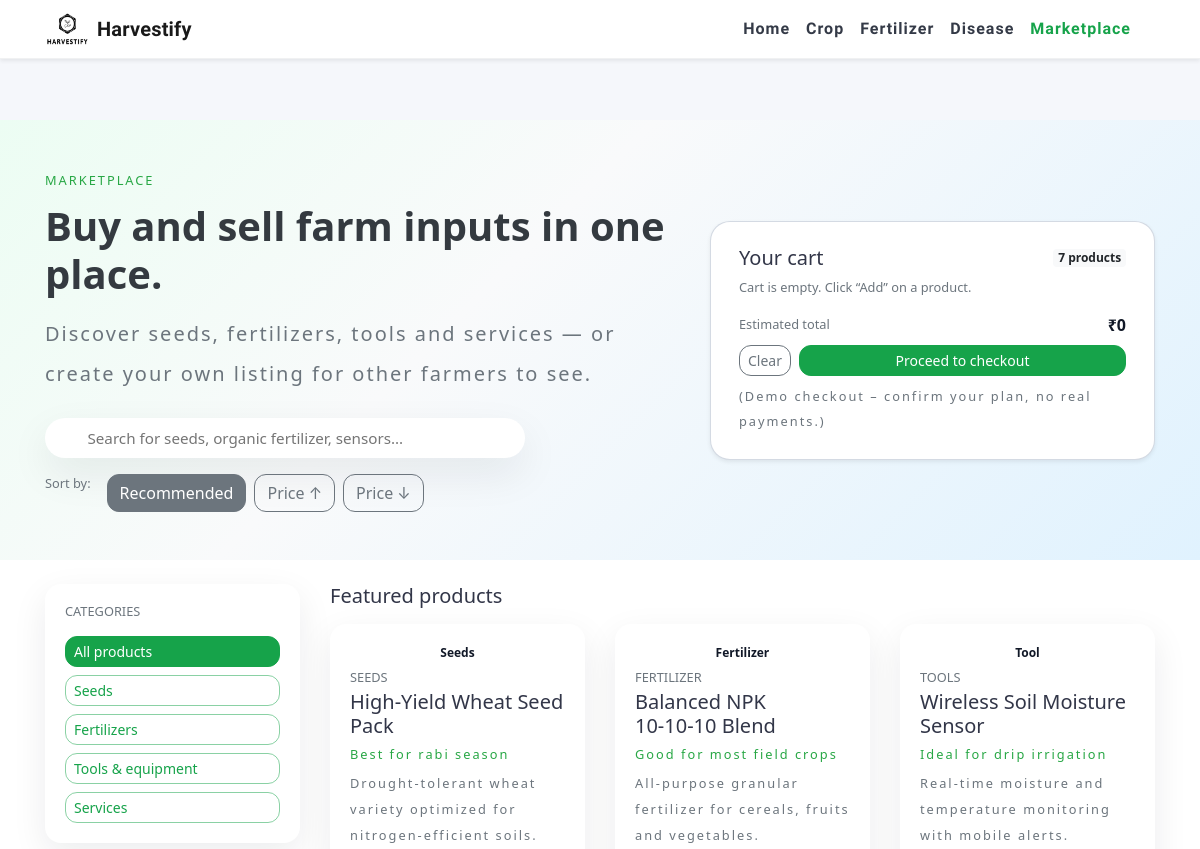
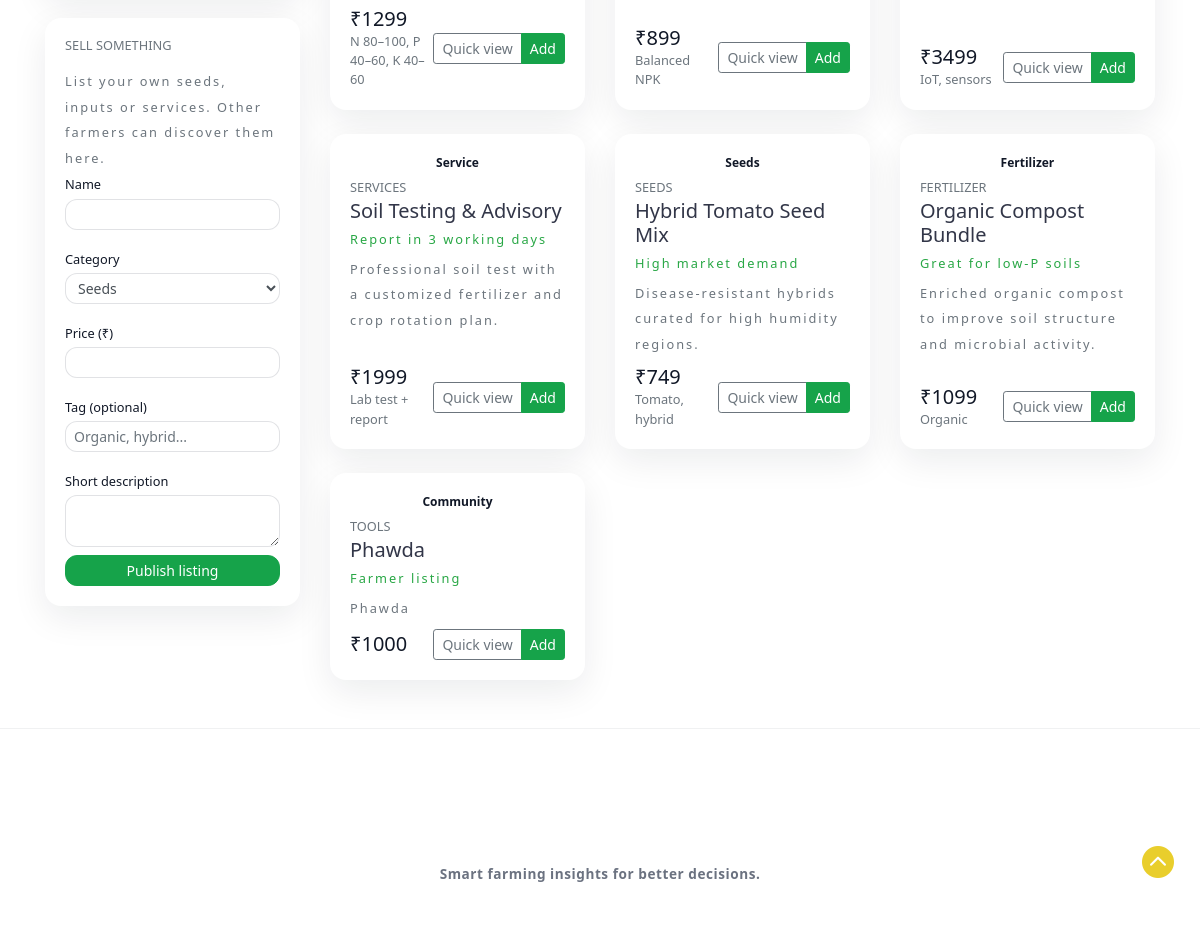
/marketplace, run on the app's committed database (2 pictures, top to bottom).
### tables this page shows
CREATE TABLE products (
            id INTEGER PRIMARY KEY AUTOINCREMENT,
            name TEXT NOT NULL,
            category TEXT NOT NULL,
            description TEXT,
            price REAL NOT NULL,
            currency TEXT NOT NULL DEFAULT 'INR',
            tag TEXT,
            badge TEXT,
            highlight TEXT
        );

### app.py (the view)
@app.route('/marketplace')
def marketplace():
    title = 'Harvestify - Marketplace'
    conn = get_db_connection()
    products = conn.execute(
        "SELECT id, name, category, description, price, currency, tag, badge, highlight FROM products"
    ).fetchall()
    conn.close()
    return render_template('marketplace.html', title=title, products=products)

### app.py (called while the page is built)
def get_db_connection():
    conn = sqlite3.connect(DB_PATH)
    conn.row_factory = sqlite3.Row
    return conn

def get_locale():
    lang = request.args.get("lang")
    if lang in LANGUAGES:
        return lang
    cookie_lang = request.cookies.get("lang")
    if cookie_lang in LANGUAGES:
        return cookie_lang
    return request.accept_languages.best_match(list(LANGUAGES.keys())) or "en"

@app.context_processor
def inject_lang():
    return {"LANGUAGES": LANGUAGES, "CURRENT_LANG": get_locale()}

### templates/marketplace.html (shortened to what this page needs)
{% extends 'layout.html' %} {% block body %}
<section class="hf-mkt-hero py-5">
  <div class="container">
    <div class="row align-items-center">
      <div class="col-xl-7 col-lg-7">
        <p class="text-success text-uppercase small font-weight-semibold mb-2">
          {{ _('Marketplace') }}
        </p>
        <h1 class="display-5 font-weight-bold text-dark mb-3">{{ _('Buy and sell farm inputs in one place.') }}</h1>
        <p class="lead text-muted mb-4">
          {{ _('Discover seeds, fertilizers, tools and services — or create your own listing for other farmers to see.') }}
        </p>
        <div class="hf-mkt-searchbar">
          <span class="fa fa-search text-muted mr-2"></span>
          <input
            id="marketplace-search"
            type="text"
            class="hf-mkt-search-input"
            placeholder="{{ _('Search for seeds, organic fertilizer, sensors...') }}"
          />
        </div>
        <div class="d-flex flex-wrap mt-3 small text-muted">
          <span class="mr-3">{{ _('Sort by:') }}</span>
          <button class="btn btn-xs btn-outline-secondary mr-2 hf-sort-btn active" data-sort="recommended">
            {{ _('Recommended') }}
          </button>
          <button class="btn btn-xs btn-outline-secondary mr-2 hf-sort-btn" data-sort="price_asc">
            {{ _('Price ↑') }}
          </button>
          <button class="btn btn-xs btn-outline-secondary hf-sort-btn" data-sort="price_desc">
            {{ _('Price ↓') }}
          </button>
        </div>
      </div>
      <div class="col-xl-5 col-lg-5 mt-4 mt-lg-0">
        <div class="hf-mkt-cart shadow-sm">
          <div class="d-flex justify-content-between align-items-center mb-2">
            <h5 class="mb-0">{{ _('Your cart') }}</h5>
            <span class="badge badge-light small" id="marketplace-count">0 products</span>
          </div>
          <ul id="marketplace-cart" class="list-unstyled small mb-3 hf-mkt-cart-list">
          </ul>
          <div class="d-flex justify-content-between align-items-center mb-2">
            <span class="text-muted small">{{ _('Estimated total') }}</span>
            <strong id="marketplace-cart-total">₹0</strong>
          </div>
          <div class="d-flex">
            <button type="button" class="btn btn-outline-secondary btn-sm mr-2" id="marketplace-clear-cart-btn">
              {{ _('Clear') }}
            </button>
            <button type="button" class="btn btn-success btn-sm flex-grow-1" id="marketplace-checkout-btn">
              {{ _('Proceed to checkout') }}
            </button>
          </div>
          <p class="small text-muted mt-2 mb-0">
            {{ _('(Demo checkout – confirm your plan, no real payments.)') }}
          </p>
        </div>
      </div>
    </div>
  </div>
</section>
<section class="py-4 bg-white">
  <div class="container">
    <div class="row">
      <aside class="col-lg-3 mb-4">
        <div class="card border-0 shadow-sm mb-4">
          <div class="card-body">
            <h6 class="text-uppercase text-muted small mb-3">{{ _('Categories') }}</h6>
            <div class="hf-mkt-filter-list">
              <button class="btn btn-sm btn-outline-success mb-2 d-block w-100 text-left filter-chip active" data-category="all">
                {{ _('All products') }}
              </button>
              <button class="btn btn-sm btn-outline-success mb-2 d-block w-100 text-left filter-chip" data-category="seeds">
                {{ _('Seeds') }}
              </button>
              <button class="btn btn-sm btn-outline-success mb-2 d-block w-100 text-left filter-chip" data-category="fertilizer">
                {{ _('Fertilizers') }}
              </button>
              <button class="btn btn-sm btn-outline-success mb-2 d-block w-100 text-left filter-chip" data-category="tools">
                {{ _('Tools & equipment') }}
              </button>
              <button class="btn btn-sm btn-outline-success d-block w-100 text-left filter-chip" data-category="services">
                {{ _('Services') }}
              </button>
            </div>
          </div>
        </div>
        <div class="card border-0 shadow-sm">
          <div class="card-body">
            <h6 class="text-uppercase text-muted small mb-3">{{ _('Sell something') }}</h6>
            <p class="small text-muted">
              {{ _('List your own seeds, inputs or services. Other farmers can discover them here.') }}
            </p>
            <form method="POST" action="{{ url_for('marketplace_add') }}">
              <div class="form-group">
                <label for="sellName" class="small mb-1">{{ _('Name') }}</label>
                <input type="text" class="form-control form-control-sm" id="sellName" name="name" required>
              </div>
              <div class="form-group">
                <label for="sellCategory" class="small mb-1">{{ _('Category') }}</label>
                <select class="form-control form-control-sm" id="sellCategory" name="category" required>
                  <option value="seeds">Seeds</option>
                </select>
              </div>
              <div class="form-group">
                <label for="sellPrice" class="small mb-1">{{ _('Price (₹)') }}</label>
                <input type="number" min="0" step="1" class="form-control form-control-sm" id="sellPrice" name="price" required>
              </div>
              <div class="form-group">
                <label for="sellTag" class="small mb-1">{{ _('Tag (optional)') }}</label>
                <input type="text" class="form-control form-control-sm" id="sellTag" name="tag" placeholder="Organic, hybrid...">
              </div>
              <div class="form-group mb-2">
                <label for="sellDescription" class="small mb-1">{{ _('Short description') }}</label>
                <textarea class="form-control form-control-sm" id="sellDescription" name="description" rows="2"></textarea>
              </div>
              <button type="submit" class="btn btn-success btn-sm btn-block">
                {{ _('Publish listing') }}
              </button>
            </form>
          </div>
        </div>
      </aside>
      <div class="col-lg-9">
        <h5 class="mb-3">{{ _('Featured products') }}</h5>
        <div class="row" id="marketplace-grid">
          {% for p in products %}
          <div
            class="col-md-6 col-xl-4 mb-4 marketplace-item"
            data-id="{{ p.id }}"
            data-category="{{ p.category }}"
            data-name="{{ p.name }}"
            data-description="{{ p.description }}"
            data-price="{{ p.price }}"
            data-currency="{{ p.currency }}"
            data-tag="{{ p.tag or '' }}"
          >
            <div class="card h-100 border-0 shadow-sm hover-lift">
              <div class="card-body d-flex flex-column">
                {% if p.badge %}
                <span class="badge badge-soft-success mb-2">{{ p.badge }}</span>
                {% endif %}
                <h6 class="text-uppercase text-muted small mb-1">{{ p.category }}</h6>
                <h5 class="card-title mb-1">{{ p.name }}</h5>
                {% if p.highlight %}
                <p class="small text-success mb-1">{{ p.highlight }}</p>
                {% endif %}
                <p class="card-text small text-muted flex-grow-1">
                  {{ p.description }}
                </p>
                <div class="d-flex justify-content-between align-items-center mt-2">
                  <div>
                    <span class="h5 mb-0">₹{{ "%.0f"|format(p.price) }}</span>
                    {% if p.tag %}
                    <div class="small text-muted">{{ p.tag }}</div>
                    {% endif %}
                  </div>
                  <div class="btn-group btn-group-sm">
                    <button class="btn btn-outline-secondary marketplace-quick-btn" type="button">{{ _('Quick view') }}</button>
                    <button class="btn btn-success marketplace-add-btn" type="button">{{ _('Add') }}</button>
                  </div>
                </div>
              </div>
            </div>
          </div>
          {% endfor %}
        </div>
      </div>
    </div>
  </div>
</section>
{% endblock %}

### templates/layout.html (shortened to what this page needs)
<!DOCTYPE html>
<html lang="en">
<head>
	</body>
	<link rel="stylesheet" href="https://stackpath.bootstrapcdn.com/bootstrap/4.3.1/css/bootstrap.min.css"
>
	<link href="{{ url_for('static', filename='css/bootstrap.css') }}" rel='stylesheet' type='text/css' />
	<link href="{{ url_for('static', filename='css/style.css') }}" rel='stylesheet' type='text/css' />
	<link href="{{ url_for('static', filename='css/font-awesome.min.css') }}" rel="stylesheet">
</head>
<body class="hf-body">
	<nav class="navbar navbar-expand-lg navbar-light bg-white shadow-sm fixed-top hf-navbar">
		<div class="container">
			<a class="navbar-brand d-flex align-items-center" href="{{ url_for('home') }}">
				<img src="{{ url_for('static', filename='images/logo.jpg') }}" style="width: 44px; height: 32px" alt="">
				<span class="ml-2 font-weight-semibold">Harvestify</span>
			</a>
			<div class="collapse navbar-collapse" id="navbarResponsive">
				<ul class="navbar-nav ml-auto align-items-lg-center">
					<li class="nav-item{% if request.endpoint == 'home' %} active{% endif %}">
						<a class="nav-link" href="{{ url_for('home') }}">{{ _('Home') }}</a>
					</li>
					<li class="nav-item{% if request.endpoint in ['crop_recommend', 'crop_prediction'] %} active{% endif %}">
						<a class="nav-link" href="{{ url_for('crop_recommend') }}">{{ _('Crop') }}</a>
					</li>
					<li class="nav-item{% if request.endpoint in ['fertilizer_recommendation', 'fert_recommend'] %} active{% endif %}">
						<a class="nav-link" href="{{ url_for('fertilizer_recommendation') }}">{{ _('Fertilizer') }}</a>
					</li>
					<li class="nav-item{% if request.endpoint == 'disease_prediction' %} active{% endif %}">
						<a class="nav-link" href="{{ url_for('disease_prediction') }}">{{ _('Disease') }}</a>
					</li>
					<li class="nav-item{% if request.endpoint == 'marketplace' %} active{% endif %}">
						<a class="nav-link" href="{{ url_for('marketplace') }}">{{ _('Marketplace') }}</a>
					</li>
				</ul>
			</div>
		</div>
	</nav>
	<main class="hf-main pt-5">
		{% block body %} {% endblock %}
	</main>
	<footer class="text-center py-5">
		<div class="container py-md-3">
			<h2 class="logo2 text-center">
				<a href="{{ url_for('home') }}">
				</a>
			</h2>
			<div class="w3l-copy text-center">
				<p class="text-da">{{ _('Smart farming insights for better decisions.') }}</p>
			</div>
		</div>
	</footer>
	<a href="#home" class="move-top text-center"></a>
</body>
</html>

### static/css/style.css (style rules this page uses)
html, body { margin: 0; font-size: 100%; background: #f5f7fb; font-family: system-ui, -apple-system, BlinkMacSystemFont, "Segoe UI", sans-serif; color: #111827; }
html { scroll-behavior: smooth; }
body a { text-decoration: none; transition: 0.5s all; -webkit-transition: 0.5s all; -moz-transition: 0.5s all; -o-transition: 0.5s all; -ms-transition: 0.5s all; font-family: 'Thasadith', sans-serif; }
.hf-navbar { border-bottom: 1px solid rgba(15, 23, 42, 0.06); }
.hf-navbar .navbar-brand span { font-weight: 700; letter-spacing: 0.2px; }
.hf-navbar .nav-link { color: #111827 !important; font-weight: 600; opacity: 0.85; }
.hf-navbar .nav-item.active .nav-link, .hf-navbar .nav-link:hover { opacity: 1; color: #16a34a !important; }
.hf-main { padding-top: 1.25rem; }
.card { border-radius: 16px; }
.card.shadow-sm, .card.shadow { box-shadow: 0 12px 35px rgba(15, 23, 42, 0.08) !important; }
.btn { border-radius: 12px; }
.btn-success { background-color: #16a34a !important; border-color: #16a34a !important; }
.btn-outline-success { color: #16a34a !important; border-color: rgba(22, 163, 74, 0.5) !important; }
.form-control, .custom-select { border-radius: 12px; border-color: rgba(15, 23, 42, 0.12); }
body img { max-width: 100%; }
input[type="button"], input[type="submit"], input[type="text"], input[type="email"], input[type="search"] { transition: 0.5s all; -webkit-transition: 0.5s all; -moz-transition: 0.5s all; -o-transition: 0.5s all; -ms-transition: 0.5s all; }
h1, h2, h3, h4, h5, h6 { margin: 0; color: #323648; }
li { list-style-type: none; }
p { margin: 0; font-size: 17px; line-height: 2em; letter-spacing: 2px; color: #707579; font-weight: 600; }
ul { margin: 0; padding: 0; }
nav { margin:0; padding: 0; }
nav:after { content:""; display:table; clear:both; }
nav ul { float: right; padding:0; margin:0; list-style: none; position: relative; }
nav ul li { margin: 0px; display:inline-block; }
nav a { color: #ddd; text-transform: capitalize; letter-spacing: 1px; padding-left: 0; padding-right: 0; padding: 10px 0; font-weight: 700; }
li > a:only-child:after { content: ''; }
.logo2 { position: relative; }
.logo2 a { font-size: 36px; font-weight: 600; color: #fff; letter-spacing: 1px; }
footer { background: #ffffff; border-top: 1px solid rgba(15, 23, 42, 0.06); }
.w3l-copy p { letter-spacing: 0.04em; color: #6b7280; font-size: 0.85rem; }
.hf-mkt-hero { background: linear-gradient(135deg, #ecfdf3 0%, #f9fafb 40%, #e0f2fe 100%); }
.hf-mkt-searchbar { display: flex; align-items: center; background: #ffffff; border-radius: 999px; padding: 0.5rem 1.25rem; box-shadow: 0 16px 40px rgba(15, 23, 42, 0.08); max-width: 480px; }
.hf-mkt-search-input { border: none; outline: none; flex: 1; font-size: 0.95rem; }
.hf-mkt-cart { border-radius: 1.25rem; padding: 1.5rem 1.75rem; background: #ffffff; border: 1px solid rgba(148, 163, 184, 0.4); min-height: 220px; }
.hf-mkt-cart-list { max-height: 180px; overflow-y: auto; }
.hf-mkt-filter-list .btn.active, .filter-chip.active { color: #ffffff !important; background-color: #16a34a !important; border-color: #16a34a !important; }
.hover-lift { transition: transform 0.2s ease, box-shadow 0.2s ease; }
.hf-navbar { backdrop-filter: blur(12px); }
.hf-main { margin-top: 4.5rem; }
a.move-top { width: 34px; height: 34px; background: url(../images/move-top.png) no-repeat; display: inline-block; position: fixed; bottom: 4%; right: 2%; z-index: 0; }

### templates/layout.html (style rules this page uses)
html { font-size: 1rem; }
@media (min-width: 576px) { html { font-size: 1.25rem; } }
@media (min-width: 768px) { html { font-size: 1.5rem; } }
@media (min-width: 992px) { html { font-size: 1.75rem; } }
@media (min-width: 1200px) { html { font-size: 2rem; } }
@media (min-width: 1200px) { html { font-size: 1rem; } }
@media (min-width: 1200px) { h1 { font-size: 1.2rem; } }
@media (min-width: 1200px) { h2 { font-size: 1.1rem; } }

### data on the page
products: badge "Service", category "SERVICES", name "Soil Testing & Advisory", highlight "Report in 3 working days", description "Professional soil test with a customized fertilizer and crop rotation plan.", price "1999", tag "Lab test + report"
products: badge "Seeds", category "SEEDS", name "High‑Yield Wheat Seed Pack", highlight "Best for rabi season", description "Drought‑tolerant wheat variety optimized for nitrogen‑efficient soils.", price "1299", tag "N 80–100, P 40–60, K 40–60"
products: badge "Fertilizer", category "FERTILIZER", name "Balanced NPK 10‑10‑10 Blend", highlight "Good for most field crops", description "All‑purpose granular fertilizer for cereals, fruits and vegetables.", price "899", tag "Balanced NPK"
products: badge "Tool", category "TOOLS", name "Wireless Soil Moisture Sensor", highlight "Ideal for drip irrigation", description "Real‑time moisture and temperature monitoring with mobile alerts.", price "3499", tag "IoT, sensors"
products: badge "Seeds", category "SEEDS", name "Hybrid Tomato Seed Mix", highlight "High market demand", description "Disease‑resistant hybrids curated for high humidity regions.", price "749", tag "Tomato, hybrid"
products: badge "Fertilizer", category "FERTILIZER", name "Organic Compost Bundle", highlight "Great for low‑P soils", description "Enriched organic compost to improve soil structure and microbial activity.", price "1099", tag "Organic"
products: badge "Community", category "TOOLS", name "Phawda", highlight "Farmer listing", description "Phawda", price "1000"
